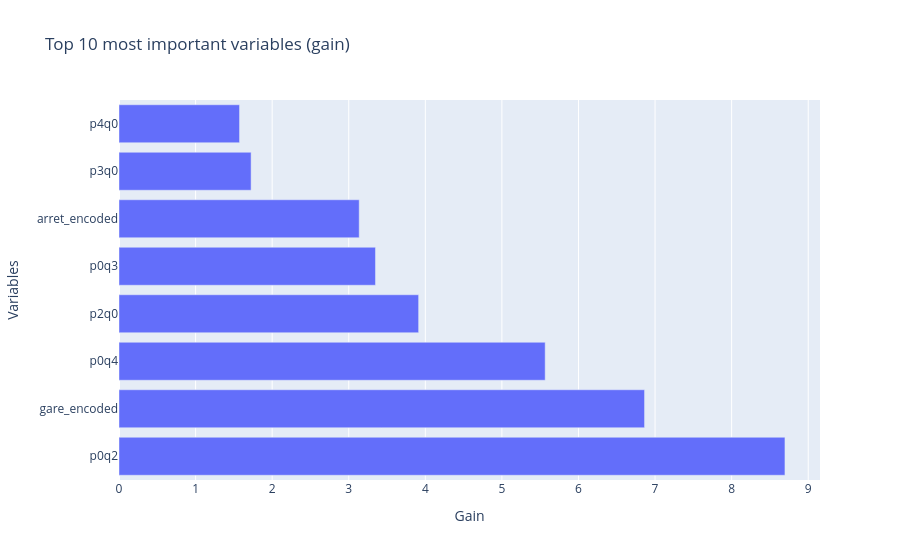

Notebook cell for this chart:
### Markdown cell above
### Variables importance

### Code cell
importance = best_xgboost_model.get_score(importance_type='gain')
importance_df = pd.DataFrame({
    "feature": list(importance.keys()),
    "importance": list(importance.values())
}).sort_values(by="importance", ascending=False).head(10)

fig = px.bar(importance_df, x="importance", y="feature", orientation="h",
             title="Top 10 most important variables (gain)")
fig.update_layout(yaxis_title="Variables", xaxis_title="Gain")
fig.show()

### Figure 1 — Plotly figure (JSON) as saved in the notebook; plotly's stock layout.template omitted (floating-point values rounded to 4 significant figures)
{"data": [{"hovertemplate": "importance=%{x}<br>feature=%{y}<extra></extra>", "legendgroup": "", "marker": {"color": "#636efa", "pattern": {"shape": ""}}, "name": "", "orientation": "h", "showlegend": false, "textposition": "auto", "type": "bar", "x": [8.696, 6.863, 5.565, 3.913, 3.349, 3.137, 1.725, 1.574], "xaxis": "x", "y": ["p0q2", "gare_encoded", "p0q4", "p2q0", "p0q3", "arret_encoded", "p3q0", "p4q0"], "yaxis": "y"}], "layout": {"barmode": "relative", "legend": {"tracegroupgap": 0}, "title": {"text": "Top 10 most important variables (gain)"}, "xaxis": {"anchor": "y", "domain": [0, 1], "title": {"text": "Gain"}}, "yaxis": {"anchor": "x", "domain": [0, 1], "title": {"text": "Variables"}}}}
